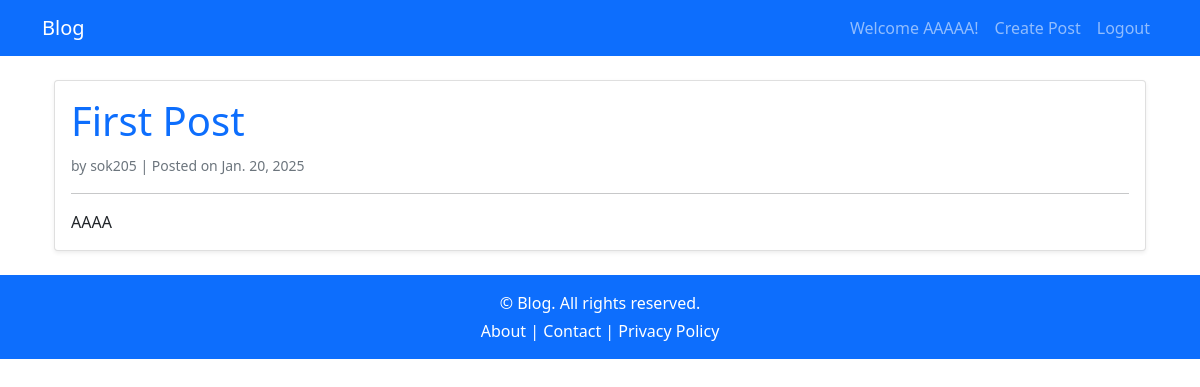
The app's page /feed/2/ (signed in) with its own data.
### blog/models.py (models this page shows, shortened)
class Post(models.Model):
    STATUS_CHOICES = [
        ("draft", "Draft"),
        ("published", "Published"),
    ]
    title = models.CharField(max_length=100)
    author = models.ForeignKey("auth.User", on_delete=models.CASCADE)
    content = models.TextField()
    created_at = models.DateTimeField(auto_now_add=True)
    updated_at = models.DateTimeField(auto_now = True)
    status = models.CharField(choices=STATUS_CHOICES, default = "draft", max_length = 10)
    posted_at = models.DateTimeField(blank = True, null = True)
    image = models.ImageField(upload_to = "posts/%Y/%m/%d", null=True, blank=True)
    class Meta:
        db_table = 'posts'

### blog/views.py (the view)
# urls.py: path("feed/<post_id>/", show_post, name="details"),
@login_required()
def show_post(request, post_id):
    post = None
    form_update = None
    post = get_object_or_404(Post, id = post_id, status ="published")
    if request.method == "POST":
        form_update = PostForm(request.POST,request.FILE, instance=post)
        if form_update.is_valid():
            form_update.save()
    if request.user == post.author:
        form_update = PostForm(instance=post)
    return render(request,"blog/details.html",{"post":post,"form_update":form_update})

### blog/templates/blog/details.html (shortened to what this page needs)
{% extends "blog/Base.html" %}
{% load crispy_forms_tags %}
{% block contents %}
<div class="container mt-4">
    {% if form_update %}
    <div class="card shadow-sm">
        <div class="card-body">
            <h2 class="card-title text-primary">Update Post</h2>
            <form method="post" class="mt-3">
                {% csrf_token %}
                {{ form_update|crispy }}
                <button type="submit" class="btn btn-primary">Update</button>
            </form>
        </div>
    </div>
    {% else %}
    <div class="card shadow-sm">
        <div class="card-body">
            <h1 class="card-title text-primary">{{ post.title }}</h1>
            <p class="text-muted"><small>by {{ post.author }} | Posted on {{ post.posted_at|date }}</small></p>
            <hr>
            <p class="card-text">{{ post.content }}</p>
        </div>
    </div>
    {% endif %}
</div>
{% endblock %}

### blog/templates/blog/Base.html (shortened to what this page needs)
<!DOCTYPE html>
<html lang="en">
<head>
    <link href="https://cdn.jsdelivr.net/npm/bootstrap@5.0.2/dist/css/bootstrap.min.css" rel="stylesheet"
>
</head>
<body>
    <nav class="navbar navbar-expand-lg navbar-dark bg-primary">
        <div class="container">
            <a class="navbar-brand" href={% url 'posts:home' %}>Blog</a>
            <div class="collapse navbar-collapse" id="navbarNav">
                <ul class="navbar-nav ms-auto">
                    {% if not user.is_authenticated %}
                        <li class="nav-item">
                            <a class="nav-link" href="{% url 'posts:register' %}">Register</a>
                        </li>
                        <li class="nav-item">
                            <a class="nav-link" href="{% url 'posts:login' %}">Login</a>
                        </li>
                    {% else %}
                        <li class="nav-item">
                            <a class="nav-link" href="{% url 'posts:user_view' %}">Welcome {{ user.username }}!</a>
                        </li>
                        <li class = "nav-item">
                            <a class="nav-link" href="{% url 'posts:create_post' %}">Create Post</a>
                        </li>
                        <li class = "nav-item">
                            <a class = "nav-link" href="{% url 'posts:user_logout' %}">Logout</a>
                        </li>
                    {% endif %}
                </ul>
            </div>
        </div>
    </nav>
    <div class="container mt-4">
        {% block contents %}{% endblock %}
    </div>
    <footer class="bg-primary text-white text-center py-3 mt-4">
    <div class="container">
        <p class="mb-1">&copy; Blog. All rights reserved.</p>
        <p class="mb-0">
            <a href=# class="text-white text-decoration-none">About</a> |
            <a href=# class="text-white text-decoration-none">Contact</a> |
            <a href=# class="text-white text-decoration-none">Privacy Policy</a>
        </p>
    </div>
</footer>
</body>
</html>

### records on screen
Post: title "First Post", author "sok205", posted_at "Jan. 20, 2025", content "AAAA"

### other values on screen
{{ user.username }} "AAAAA"
